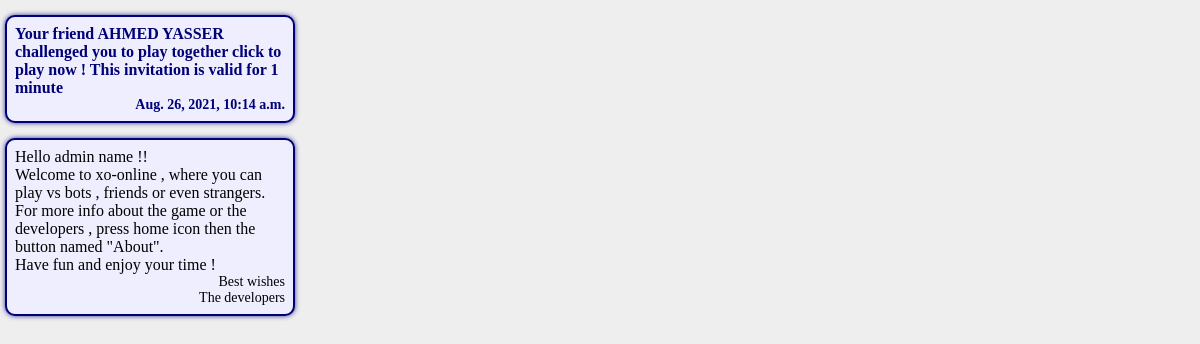
Screenshot of /notifications/ (signed in) with the database file from the repository.
### accounts/models.py (models this page shows, shortened)
class Notification(models.Model):
    user = models.ForeignKey(CustomUser, on_delete=models.CASCADE, related_name='notification')
    invitor = models.ForeignKey(CustomUser, on_delete=models.CASCADE, related_name='invitation')
    room = models.CharField(max_length=16)
    time = models.DateTimeField(auto_now_add=True)
    @property
    def content(self):
        return f'Your friend {self.invitor.name} challenged you to play together click to play now !\nThis invitation is valid for 1 minute'
    @property
    def url(self):
        return reverse('app:game') + f'?room={self.room}'

class CustomUser(AbstractUser):
    username = None
    email = models.EmailField(_('email address'), unique=True)
    first_name = models.CharField(max_length=200)
    last_name = models.CharField(max_length=200)
    front_id = models.UUIDField(default=uuid.uuid4, editable=False, unique=True)
    won_games = models.IntegerField(default=0)
    lost_games = models.IntegerField(default=0)
    draw_games = models.IntegerField(default=0)
    image = models.ImageField(default='images/default.png', upload_to='images')
    USERNAME_FIELD = 'email'
    REQUIRED_FIELDS = []
    objects = Manager()
    @property
    def name(self):
        return self.__str__()
    def __str__(self):
        return f"{self.first_name} {self.last_name}"

### accounts/decorators.py (the view)
        def wrapper(request, *args, **kwargs):
            if request.user.is_authenticated:
                return func(request,  *args, **kwargs)
            else:
                return redirect('accounts:signup', next)

### app/views.py (called while the page is built)
@restrict_unlogged(next='notifications')
def notifications(request):
    qs = request.user.notification.all().order_by('-id')
    return render(request, 'app/notifications.html', {'notifications': qs})

### app/templates/app/notifications.html (shortened to what this page needs)
<html>
  <head>
    <link rel="stylesheet" href="https://cdnjs.cloudflare.com/ajax/libs/font-awesome/4.7.0/css/font-awesome.min.css">
  </head>
  <body>
    <div id="div1">
      {% for notification in notifications %}
      <a href="{{ notification.url }}">
        <div id="notification">
          <p>
            {{ notification.content }}
          </p>
          <p id="info">{{ notification.time }}</p>
        </div>
      </a>
      {% endfor %}
        <div id="notification">
          <p>Hello {{ user }} !!<br>Welcome to xo-online , where you can play vs bots , friends or even strangers.<br>For more info about the game or the developers , press home icon then the button named "About".<br>Have fun and enjoy your time !</p>
          <p id="info">Best wishes<br>The developers</p>
        </div>
    </div>
  </body>
</html>

### app/templates/app/notifications.html (style rules this page uses)
body { margin: 0; padding: 0; width: 300px; height: 407px; background-color: #EEE; overflow: hidden; }
#div1 { margin: auto; text-align: center; }
#notification { width: 90%; border: 2px solid #007; box-shadow: 0px 0px 5px #339; min-height: 50px; border-radius: 10px; text-align: left; padding: 8px; margin: calc(5% - 10px); margin-top: 15px; background-color: #EEF; }
p { padding: 0; margin: 0; font-family: Times New Roman; }
a { text-decoration: none; color: #007; font-weight: bold; }
#info { font-size: 14px; text-align: right; }

### rows the page displays
Notification: content "Your friend AHMED YASSER challenged you to play together click to play now ! This invitation is valid for 1 minute", time "Aug. 26, 2021, 10:14 a.m."
CustomUser: first_name+last_name "admin name"
